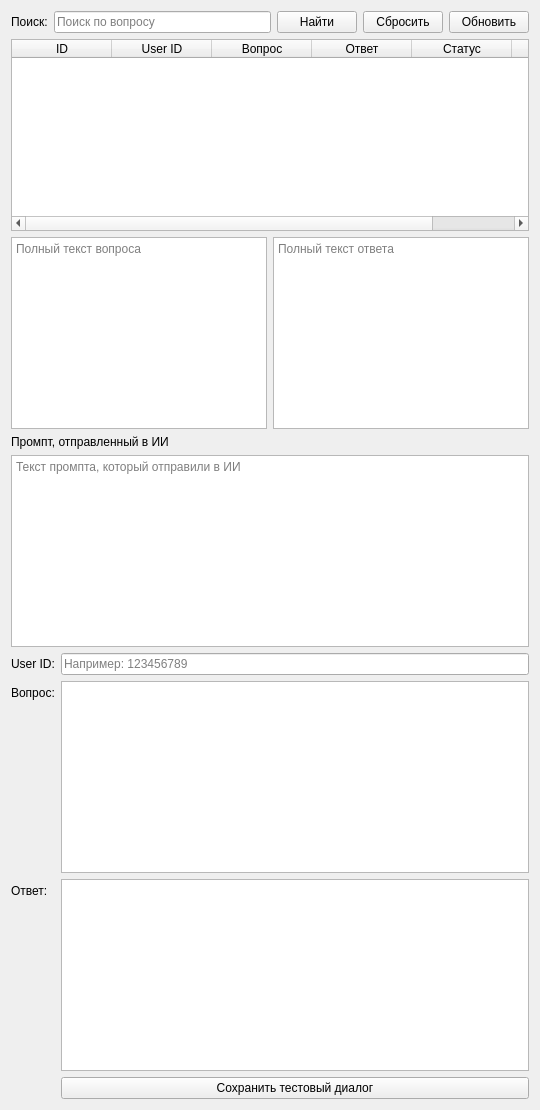
<?xml version="1.0" encoding="UTF-8"?>
<ui version="4.0">
 <class>AIDialogsTab</class>
 <widget class="QWidget" name="AIDialogsTab">
  <layout class="QVBoxLayout" name="verticalLayout">
   <item>
    <layout class="QHBoxLayout" name="control_row">
     <item>
      <widget class="QLabel" name="label_search">
       <property name="text">
        <string>Поиск:</string>
       </property>
      </widget>
     </item>
     <item>
      <widget class="QLineEdit" name="search_input">
       <property name="placeholderText">
        <string>Поиск по вопросу</string>
       </property>
      </widget>
     </item>
     <item>
      <widget class="QPushButton" name="search_btn">
       <property name="text">
        <string>Найти</string>
       </property>
      </widget>
     </item>
     <item>
      <widget class="QPushButton" name="reset_btn">
       <property name="text">
        <string>Сбросить</string>
       </property>
      </widget>
     </item>
     <item>
      <widget class="QPushButton" name="refresh_btn">
       <property name="text">
        <string>Обновить</string>
       </property>
      </widget>
     </item>
    </layout>
   </item>
   <item>
   <widget class="QTableWidget" name="table">
     <property name="selectionMode">
      <enum>QAbstractItemView::SingleSelection</enum>
     </property>
     <property name="selectionBehavior">
      <enum>QAbstractItemView::SelectRows</enum>
     </property>
     <property name="editTriggers">
      <set>QAbstractItemView::NoEditTriggers</set>
     </property>
     <property name="columnCount">
      <number>6</number>
     </property>
     <property name="rowCount">
      <number>0</number>
     </property>
     <attribute name="horizontalHeaderStretchLastSection">
      <bool>true</bool>
     </attribute>
     <attribute name="verticalHeaderVisible">
      <bool>false</bool>
     </attribute>
     <column>
      <property name="text">
       <string>ID</string>
      </property>
     </column>
     <column>
      <property name="text">
       <string>User ID</string>
      </property>
     </column>
     <column>
      <property name="text">
       <string>Вопрос</string>
      </property>
     </column>
     <column>
     <property name="text">
      <string>Ответ</string>
     </property>
    </column>
    <column>
     <property name="text">
      <string>Статус</string>
     </property>
    </column>
    <column>
     <property name="text">
      <string>Дата/время</string>
     </property>
    </column>
   </widget>
  </item>
   <item>
    <layout class="QHBoxLayout" name="details_row">
     <item>
      <widget class="QPlainTextEdit" name="full_question">
       <property name="readOnly">
        <bool>true</bool>
       </property>
       <property name="placeholderText">
        <string>Полный текст вопроса</string>
       </property>
      </widget>
     </item>
     <item>
      <widget class="QPlainTextEdit" name="full_answer">
       <property name="readOnly">
        <bool>true</bool>
       </property>
       <property name="placeholderText">
        <string>Полный текст ответа</string>
       </property>
     </widget>
    </item>
   </layout>
  </item>
  <item>
   <layout class="QVBoxLayout" name="prompt_layout">
    <item>
     <widget class="QLabel" name="label_prompt">
      <property name="text">
       <string>Промпт, отправленный в ИИ</string>
      </property>
     </widget>
    </item>
    <item>
     <widget class="QPlainTextEdit" name="full_prompt">
      <property name="readOnly">
       <bool>true</bool>
      </property>
      <property name="placeholderText">
       <string>Текст промпта, который отправили в ИИ</string>
      </property>
     </widget>
    </item>
   </layout>
  </item>
   <item>
    <layout class="QFormLayout" name="formLayout">
     <item row="0" column="0">
      <widget class="QLabel" name="label_user_id">
       <property name="text">
        <string>User ID:</string>
       </property>
      </widget>
     </item>
     <item row="0" column="1">
      <widget class="QLineEdit" name="new_user_id">
       <property name="placeholderText">
        <string>Например: 123456789</string>
       </property>
      </widget>
     </item>
     <item row="1" column="0">
      <widget class="QLabel" name="label_new_question">
       <property name="text">
        <string>Вопрос:</string>
       </property>
      </widget>
     </item>
     <item row="1" column="1">
      <widget class="QPlainTextEdit" name="new_question"/>
     </item>
     <item row="2" column="0">
      <widget class="QLabel" name="label_new_answer">
       <property name="text">
        <string>Ответ:</string>
       </property>
      </widget>
     </item>
     <item row="2" column="1">
      <widget class="QPlainTextEdit" name="new_answer"/>
     </item>
     <item row="3" column="1">
      <widget class="QPushButton" name="save_btn">
       <property name="text">
        <string>Сохранить тестовый диалог</string>
       </property>
      </widget>
     </item>
    </layout>
   </item>
  </layout>
 </widget>
 <resources/>
 <connections/>
</ui>
